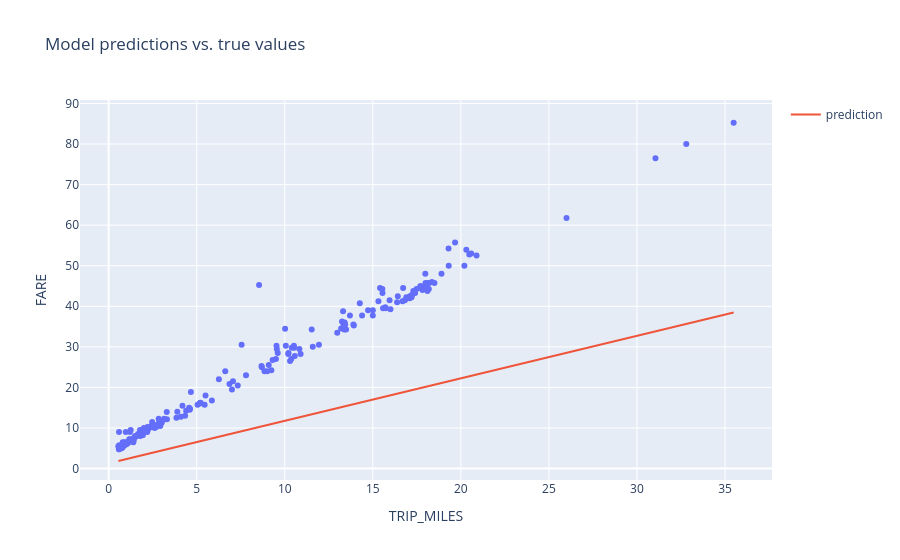

Notebook code for this chart:
### Code cell
# Experiment 2(Experiment 3: Increase the batch size to 500 (learning rate at 0.001))
settings_2 = ml_edu.experiment.ExperimentSettings(
    learning_rate=0.001,
    number_epochs=20,
    batch_size=500,
    input_features=['TRIP_MILES']
)

metrics = [keras.metrics.RootMeanSquaredError(name='rmse')]

model_2 = create_model(settings_2, metrics)

experiment_2 = train_model('one_feature', model_2, training_df, 'FARE', settings_2)

ml_edu.results.plot_experiment_metrics(experiment_2, ['rmse'])
ml_edu.results.plot_model_predictions(experiment_2, training_df, 'FARE')

### Figure 1 — Plotly figure (JSON) as saved in the notebook; plotly's stock layout.template omitted (floating-point values rounded to 4 significant figures; data arrays with more than 128 entries replaced by an {"elided": "..."} marker saying what was removed)
{"data": [{"hovertemplate": "TRIP_MILES=%{x}<br>FARE=%{y}<extra></extra>", "legendgroup": "", "marker": {"color": "#636efa", "symbol": "circle"}, "mode": "markers", "name": "", "orientation": "v", "showlegend": false, "type": "scatter", "x": {"elided": "200 float values"}, "xaxis": "x", "y": {"elided": "200 float values"}, "yaxis": "y"}, {"mode": "lines", "name": "prediction", "type": "scatter", "x": {"elided": "200 float values"}, "y": {"elided": "200 float values"}}], "layout": {"legend": {"tracegroupgap": 0}, "title": {"text": "Model predictions vs. true values"}, "xaxis": {"anchor": "y", "domain": [0, 1], "title": {"text": "TRIP_MILES"}}, "yaxis": {"anchor": "x", "domain": [0, 1], "title": {"text": "FARE"}}}}
